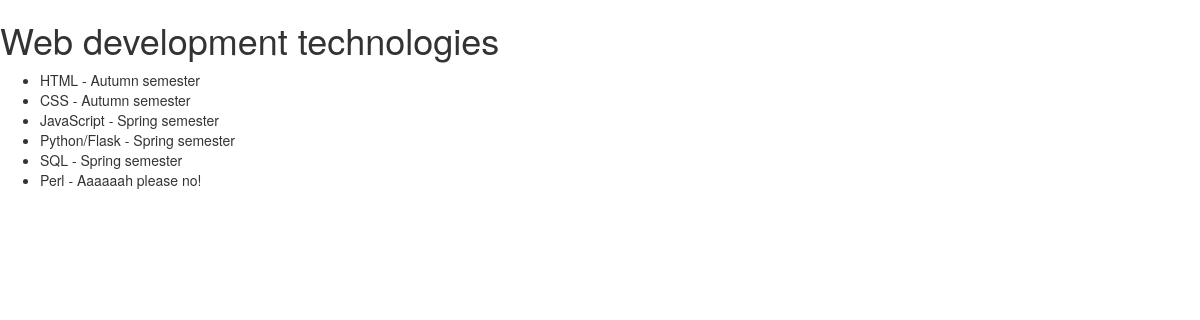
The page / on the database its author committed.
### ListItems.py (models this page shows)
class Technology(db.Model):
    __tablename__ = 'technologies'
    id = db.Column(db.Integer, primary_key=True)
    name = db.Column(db.String(16), index=True, unique=True)
    taught = db.Column(db.String(32))
    description = db.Column(db.Text)

### ListItems.py (the view)
@app.route('/')
def index():
    techs = Technology.query.all()
    return render_template('index.html', technologies = techs)

### templates/index.html (shortened to what this page needs)
{% extends "bootstrap/base.html" %}
{% import "bootstrap/wtf.html" as wtf %}
{% block content %}
    <h1>Web development technologies</h1>
    <ul>
        {% for tech in technologies %}
            <li>{{ tech.name }} - {{ tech.taught }}</li>
        {% endfor %}
    </ul>
{% endblock %}

### rows shown on the page
Technology: name "HTML", taught "Autumn semester"
Technology: name "CSS", taught "Autumn semester"
Technology: name "JavaScript", taught "Spring semester"
Technology: name "Python/Flask", taught "Spring semester"
Technology: name "SQL", taught "Spring semester"
Technology: name "Perl", taught "Aaaaaah please no!"
